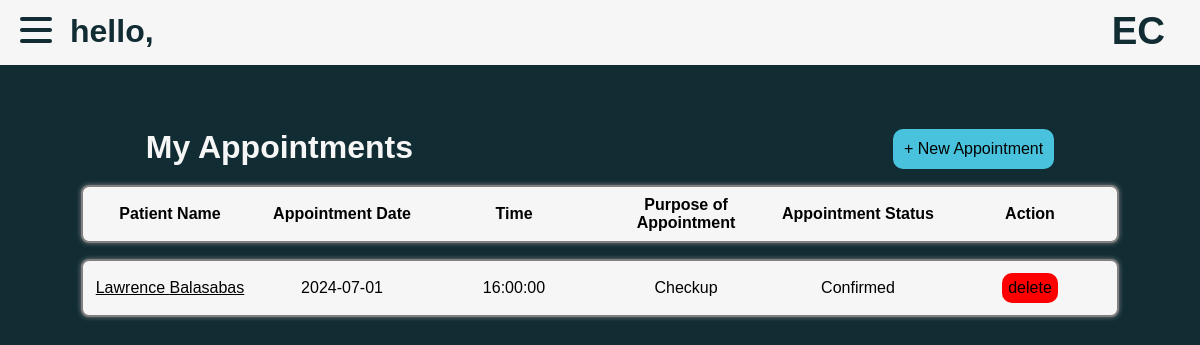
The app's page /patient.php?id=10 with its own data.
### tables this page shows
CREATE TABLE `users` (
  `id` int(11) NOT NULL,
  `account_type` enum('patient','doctor') NOT NULL,
  `first_name` varchar(64) NOT NULL,
  `last_name` varchar(64) NOT NULL,
  `birthdate` date NOT NULL,
  `email_address` varchar(64) NOT NULL,
  `username` varchar(64) NOT NULL,
  `password` varchar(64) NOT NULL
);

CREATE TABLE `patients` (
  `patient_id` int(11) NOT NULL,
  `appointment_date` date NOT NULL,
  `time` time NOT NULL,
  `first_name` varchar(64) NOT NULL,
  `last_name` varchar(64) NOT NULL,
  `gender` enum('Male','Female','Prefer not to say') NOT NULL,
  `birthdate` date NOT NULL DEFAULT current_timestamp(),
  `contact_num` varchar(20) NOT NULL,
  `address` varchar(255) NOT NULL,
  `purpose` varchar(255) NOT NULL,
  `appointment_status` enum('Confirmed','Pending','Cancelled') NOT NULL DEFAULT 'Pending',
  `id` int(11) NOT NULL
);

### patient.php (the view, shortened to what this page needs)
<?php
  $hostname = 'localhost';
  $username = 'root';
  $password = '';
  $dbname = 'ecare';
  $konek = mysqli_connect($hostname, $username, $password, $dbname);
    $result = $konek->query("SELECT * from `users`, `patients` WHERE users.id = patients.id AND patients.id={$_GET['id']} ORDER BY patients.appointment_date, patients.time");
    $firstname = isset($_SESSION['first_name']) ? $_SESSION['first_name'] : '';
    $lastname = isset($_SESSION['last_name']) ? $_SESSION['last_name'] : '';
?>
<!DOCTYPE html>
<html lang="en">
<head>
</head>
<body>
    <div class="parent-container">
        <div class="navbar">
            <div class="container nav-container">
                <div class="hamburger-lines">
                <span class="line line1"></span>
                <span class="line line2"></span>
                <span class="line line3"></span>
                </div>
            <div class="patientName">
                <h1>hello, <?php echo $firstname . " ". $lastname ?></h1>
            </div>
            <div class="title">
                <h1>EC</h1>
            </div>
            </div>
        </div>
            <div class="schedheader">
                <div class="schedh1">
                    <h1>My Appointments</h1>
                </div>
                <div class="newapptbutton">
                    <a href="/siafinals/newapp.php?user=<?php echo $username; ?>&id=<?php echo $userId?>">+ New Appointment</a>
                </div>
            </div>
    <section class="schedulearea">
            <div class="tableheader">
                <table>
                    <th>Patient Name</th>
                    <th>Appointment Date</th>
                    <th>Time</th>
                    <th>Purpose of Appointment</th>
                    <th>Appointment Status</th>
                    <th>Action</th>
                </table>
            </div>
            <div class="schedtable">
                <table>
                    <tbody>
                        <?php
                            foreach ($result as $row) {
                                echo "<tr>";
                                echo "<td> <a class='namez' title='Click to view details!' href='view.php?id=" . $row['patient_id'] . "&user=" . $username . "'>" . $row['first_name'] . " " . $row['last_name'] . "</a> </td>";
                                echo "<td>" . $row['appointment_date'] . "</td>";
                                echo "<td>" . $row['time'] . "</td>";
                                echo "<td>" . $row['purpose'] . "</td>";
                                echo "<td>" . $row['appointment_status'] . "</td>";
                                echo "<td> <a href='patient.php?delete=" . $row['patient_id'] . "&user=" . $username . "&id=" . $userId . "' class='delete'>delete</a></td>";
                                echo "</tr>";
                            }
                            ?>
                    </tbody>
                </table>
            </div>
    </section>
</body>
</html>

### patient.php (style rules this page uses)
* { padding: 0; margin: 0; }
body { background-color: #122C34; font-family: Helvetica; }
.navbar { padding-bottom:2rem; }
.nav-container { display: flex; justify-content: space-between; align-items: center; height: 62px; }
.nav-container { display: block; position: relative; height: 65px; background-color: #f6f6f6; }
.nav-container .hamburger-lines { display: block; height: 26px; width: 32px; position: absolute; top: 17px; left: 20px; z-index: 2; display: flex; flex-direction: column; justify-content: space-between; }
.nav-container .hamburger-lines .line { display: block; height: 4px; width: 100%; border-radius: 10px; background: #122C34; }
.nav-container .hamburger-lines .line1 { transform-origin: 0% 0%; transition: transform 0.4s ease-in-out; }
.nav-container .hamburger-lines .line2 { transition: transform 0.2s ease-in-out; }
.nav-container .hamburger-lines .line3 { transform-origin: 0% 100%; transition: transform 0.4s ease-in-out; }
.title { position: absolute; top: 9px; right: 35px; font-size: 1.2rem; color: #122C34; }
.patientName { position: absolute; top: 13px; left: 70px; font-size: 1rem; color: #122C34; }
.parent-container { display:flex; flex-direction:column; }
.schedulearea { display:flex; flex-direction: column; align-items:center; gap:1rem; padding-top: 1rem; padding-bottom: 2rem; }
.schedulearea table { background-color: #f6f6f6; border-radius: 8px; border: 2px solid gray; box-shadow: 0 0 5px gray; }
.schedulearea table th { width: 170px; height: 50px; }
.schedulearea table td { width: 170px; height: 50px; text-align: center; }
.schedheader { display:flex; margin-left: 7rem; margin-right: 7rem; margin-top:2rem; justify-content: center; gap: 30rem; }
.schedheader h1 { font-size: 32px; text-align: left; color: #f6f6f6; }
.newapptbutton a { display: inline-block; color: black; padding: 11px; text-decoration:none; text-align: center; background-color: #49C3DD; border-radius: 10px; }
.delete { display: inline-block; color: black; padding: 6px; text-decoration:none; text-align: center; background-color: red; border-radius: 10px; border:none; }
.namez { color: black; }

### records on screen
users: patients.first_name "Lawrence", patients.last_name "Balasabas", patients.appointment_date "2024-07-01", patients.time "16:00:00", patients.purpose "Checkup", patients.appointment_status "Confirmed"
